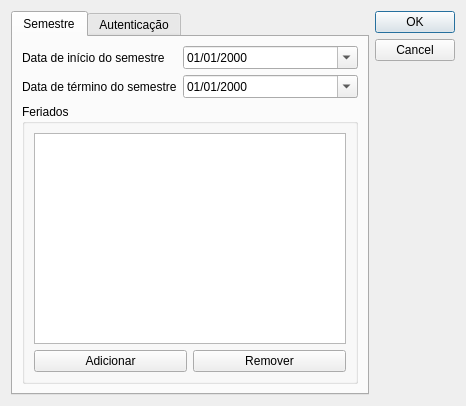
<?xml version="1.0" encoding="UTF-8"?>
<ui version="4.0">
 <author>Sedir Morais</author>
 <class>Dialog</class>
 <widget class="QDialog" name="Dialog">
  <property name="windowModality">
   <enum>Qt::ApplicationModal</enum>
  </property>
  <property name="geometry">
   <rect>
    <x>0</x>
    <y>0</y>
    <width>466</width>
    <height>406</height>
   </rect>
  </property>
  <property name="windowTitle">
   <string>Configurações gerais</string>
  </property>
  <property name="modal">
   <bool>true</bool>
  </property>
  <layout class="QGridLayout" name="gridLayout">
   <item row="0" column="3">
    <widget class="QDialogButtonBox" name="buttonBox">
     <property name="orientation">
      <enum>Qt::Vertical</enum>
     </property>
     <property name="standardButtons">
      <set>QDialogButtonBox::Cancel|QDialogButtonBox::Ok</set>
     </property>
    </widget>
   </item>
   <item row="0" column="2">
    <widget class="QTabWidget" name="tabWidget">
     <property name="tabPosition">
      <enum>QTabWidget::North</enum>
     </property>
     <property name="tabShape">
      <enum>QTabWidget::Rounded</enum>
     </property>
     <property name="currentIndex">
      <number>0</number>
     </property>
     <widget class="QWidget" name="tab">
      <attribute name="title">
       <string>Semestre</string>
      </attribute>
      <layout class="QFormLayout" name="formLayout_2">
       <item row="0" column="0">
        <widget class="QLabel" name="label">
         <property name="text">
          <string>Data de início do semestre</string>
         </property>
        </widget>
       </item>
       <item row="0" column="1">
        <widget class="QDateEdit" name="dateEdit_inicio">
         <property name="displayFormat">
          <string>dd/MM/yyyy</string>
         </property>
         <property name="calendarPopup">
          <bool>true</bool>
         </property>
         <property name="timeSpec">
          <enum>Qt::LocalTime</enum>
         </property>
        </widget>
       </item>
       <item row="1" column="0">
        <widget class="QLabel" name="label_2">
         <property name="text">
          <string>Data de término do semestre</string>
         </property>
        </widget>
       </item>
       <item row="1" column="1">
        <widget class="QDateEdit" name="dateEdit_fim">
         <property name="inputMethodHints">
          <set>Qt::ImhPreferNumbers</set>
         </property>
         <property name="displayFormat">
          <string>dd/MM/yyyy</string>
         </property>
         <property name="calendarPopup">
          <bool>true</bool>
         </property>
        </widget>
       </item>
       <item row="2" column="0" colspan="2">
        <widget class="QGroupBox" name="groupBox">
         <property name="title">
          <string>Feriados</string>
         </property>
         <layout class="QFormLayout" name="formLayout_3">
          <item row="1" column="0" colspan="2">
           <layout class="QHBoxLayout" name="horizontalLayout">
            <item>
             <widget class="QPushButton" name="button_adicionar_feriado">
              <property name="text">
               <string>Adicionar</string>
              </property>
              <property name="flat">
               <bool>false</bool>
              </property>
             </widget>
            </item>
            <item>
             <widget class="QPushButton" name="button_remover_feriado">
              <property name="text">
               <string>Remover</string>
              </property>
             </widget>
            </item>
           </layout>
          </item>
          <item row="0" column="0" colspan="2">
           <widget class="QListWidget" name="listWidget_feriados">
            <property name="dragDropMode">
             <enum>QAbstractItemView::InternalMove</enum>
            </property>
            <property name="alternatingRowColors">
             <bool>true</bool>
            </property>
           </widget>
          </item>
         </layout>
        </widget>
       </item>
      </layout>
     </widget>
     <widget class="QWidget" name="tab_2">
      <attribute name="title">
       <string>Autenticação</string>
      </attribute>
      <layout class="QFormLayout" name="formLayout">
       <item row="1" column="0">
        <widget class="QLabel" name="label_3">
         <property name="text">
          <string>Usuário</string>
         </property>
        </widget>
       </item>
       <item row="1" column="1">
        <widget class="QLineEdit" name="lineEdit_usuario"/>
       </item>
       <item row="2" column="1">
        <widget class="QLineEdit" name="lineEdit_senha">
         <property name="inputMethodHints">
          <set>Qt::ImhHiddenText|Qt::ImhNoAutoUppercase|Qt::ImhNoPredictiveText|Qt::ImhSensitiveData</set>
         </property>
         <property name="inputMask">
          <string/>
         </property>
         <property name="text">
          <string/>
         </property>
         <property name="echoMode">
          <enum>QLineEdit::Password</enum>
         </property>
         <property name="clearButtonEnabled">
          <bool>false</bool>
         </property>
        </widget>
       </item>
       <item row="2" column="0">
        <widget class="QLabel" name="label_4">
         <property name="text">
          <string>Senha</string>
         </property>
        </widget>
       </item>
      </layout>
     </widget>
    </widget>
   </item>
  </layout>
 </widget>
 <resources/>
 <connections>
  <connection>
   <sender>buttonBox</sender>
   <signal>accepted()</signal>
   <receiver>Dialog</receiver>
   <slot>accept()</slot>
   <hints>
    <hint type="sourcelabel">
     <x>370</x>
     <y>242</y>
    </hint>
    <hint type="destinationlabel">
     <x>157</x>
     <y>274</y>
    </hint>
   </hints>
  </connection>
  <connection>
   <sender>buttonBox</sender>
   <signal>rejected()</signal>
   <receiver>Dialog</receiver>
   <slot>reject()</slot>
   <hints>
    <hint type="sourcelabel">
     <x>396</x>
     <y>248</y>
    </hint>
    <hint type="destinationlabel">
     <x>286</x>
     <y>274</y>
    </hint>
   </hints>
  </connection>
 </connections>
</ui>
